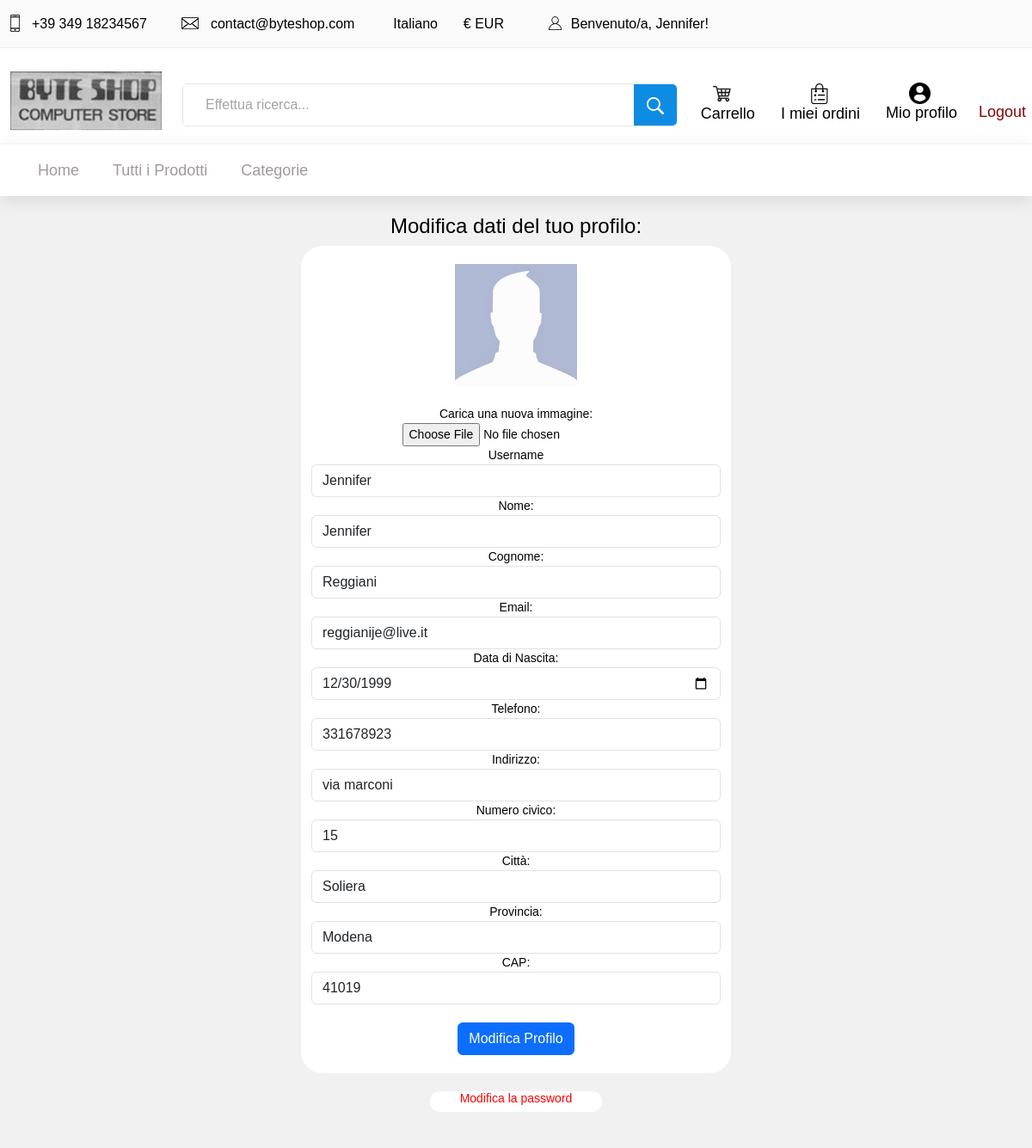
Before: /authentication/profile (signed in) with the older database file.
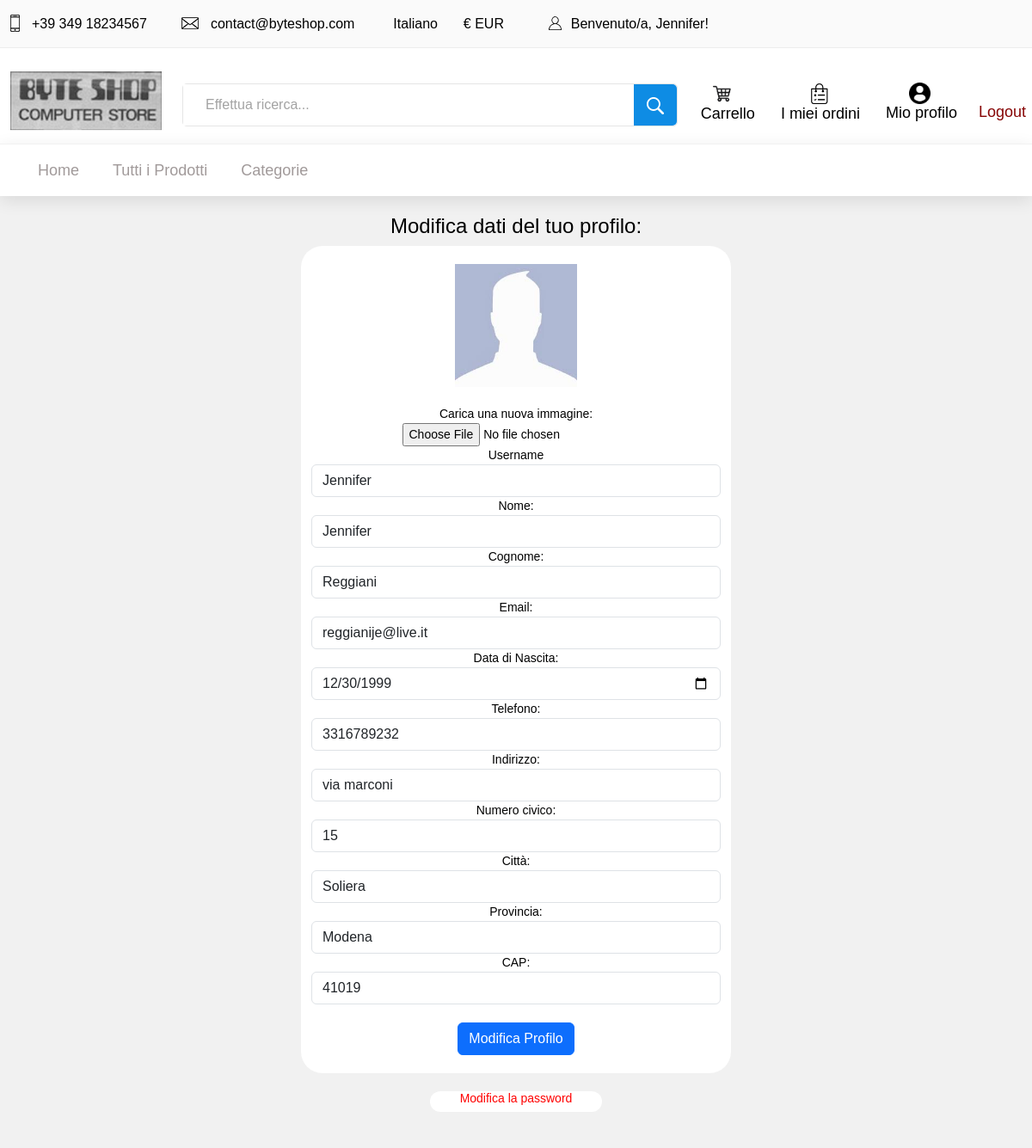
After: the same page with the newer database file.
### authentication/models.py (models this page shows)
class Client (models.Model):
    user = models.OneToOneField(User, on_delete=models.CASCADE)
    profile_image = models.ImageField(blank=True, null=True, default="unknown.jpeg")
    telephone = models.CharField( max_length=15)
    address= models.CharField(max_length=30)
    house_number= models.IntegerField(default=1)
    city= models.CharField(max_length=40)
    province= models.CharField(max_length=40)
    cap= models.IntegerField(default=11111)
    birth_date= models.DateField(null=True, blank=True)

### authentication/views.py (the view, shortened to what this page needs)
# urls.py: path('profile',views.profile,name="profile"),
@login_required
def profile(request):
    templ="authentication/profile.html"
    user= request.user
    ctx={"user":user}
    if user.is_staff == False: #Se utente cliente
        client= Client.objects.get(user_id=user.id)
        ctx={"user":user,
            "client":client
        }
    return render(request,template_name=templ,context=ctx)

### authentication/templates/authentication/profile.html (shortened to what this page needs)
{% extends 'base.html' %}
{% block head %}
{% load static %}
<link rel="stylesheet" type="text/css" href="{% static '/css/style.css' %}">
{% endblock %}
{% block content %}
{% include "header.html" %}
<center>
<div class="container">
    <br>
    <div class="row justify-content-center">
        <br>
        <h3>  Modifica dati del tuo profilo: </h3> <br>
        <div class="col-5" style="background-color:white;border-radius:25px;">
            <form method="post" enctype="multipart/form-data">
                <br>
                {% if user.is_staff == 0%}
                <img src="{{ client.profile_image.url}}" style= "width:30%"/> <br> <br>
                <label for="image">Carica una nuova immagine: </label> <br>
                <input type="file" name="image" accept="image/*"> <br>
                {% endif %}
                    <label for="username">Username</label>
                    <input type="text" class="form-control" id="username" name="username" value={{user.username}} Required>
                    <label for="fname">Nome:</label>
                    <input type="text" class="form-control" id="fname" name="fname" value= {{user.first_name}} Required>
                    <label for="lname">Cognome:</label>
                    <input type="text" class="form-control" id="lname" name="lname" value={{user.last_name}} Required>
                    <label for="email">Email:</label>
                    <input type="email" class="form-control" id="email" name="email" value={{user.email}} Required>
                {% if user.is_staff == 0 %}
                    <label for="birth_date">Data di Nascita:</label> <br>
                    <input type="date" name="birth_date"  class="form-control" id="birth_date" min="1900-01-01" value="{{ client.birth_date|date:'Y-m-d' }}" Required>
                    <label for="telephone">Telefono:</label>
                    <input type="number" class="form-control" id="telephone" name="telephone" value={{client.telephone}} Required>
                    <label for="address">Indirizzo:</label>
                    <input type="text" class="form-control" id="address" name="address" value="{{client.address}}" Required>
                    <label for="house_number">Numero civico:</label>
                    <input type="number" class="form-control" id="house_number" name="house_number" value={{client.house_number}} Required>
                    <label for="city">Città:</label>
                    <input type="text" class="form-control" id="city" name="city" value={{client.city}} Required>
                    <label for="province">Provincia:</label>
                    <input type="text" class="form-control" id="province" name="province" value={{client.province}} Required>
                    <label for="cap">CAP:</label>
                    <input type="number" class="form-control" id="cap" name="cap" value={{client.cap}} Required>
                {% endif %}
                    <br>
                    <button type="submit" class="btn btn-primary update_profile">Modifica Profilo</button>
                    <br> <br>
        </div>
    </div>
       <br>
    <div class="row justify-content-center" >
        <div class="col-2" style="background-color:white;border-radius:25px;">
            <a href="profile/change_password" style="color:red;"><h5 > Modifica la password </h5> </a>
        </div>
    </div>
    <br> <br>
</div>
</center>
{% endblock %}

Changed rows visible on the page:
changed Client "via marconi": telephone "331678923" → "3316789232"
